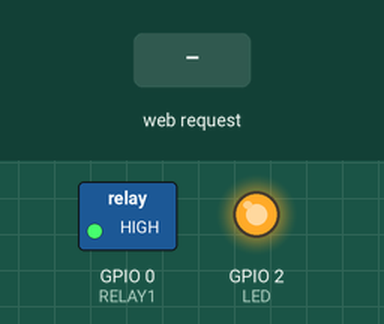
A sketch run on a simulated ESP8266 (NodeMCU). Parts: switched loads named in the sketch (green lamp = pin HIGH), output pins drawn as LEDs (lit = HIGH). The test bench sets the inputs (shaded band). WiFi joins after 1.5 s; servers stay silent unless stated; what the sketch prints to the serial monitor is not drawn.

Above: at 2.7 s.
2.8 s: HTTP request GET /ledOn received
At 3.8 s:
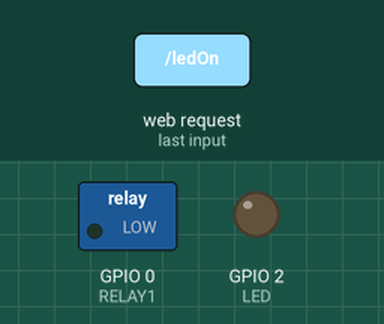
5.8 s: HTTP request GET /ledOff received
At 6.1 s:
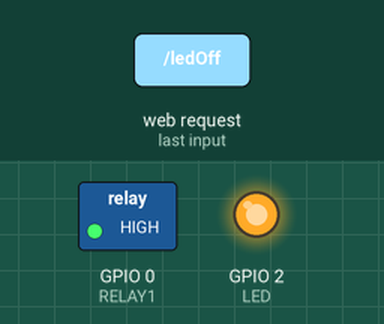
Timing chart, 0 to 8.8 s (numbered marks = the images above; inputs shaded):
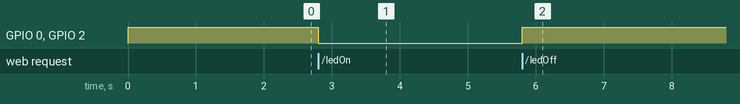

Measured:
- after the input at 2.8 s, GPIO 0 (RELAY1), GPIO 2 (LED): HIGH → LOW at once
- after the input at 5.8 s, GPIO 0 (RELAY1), GPIO 2 (LED): LOW → HIGH at once

The sketch:

wifi_nodemcu_percobaan_2.ino
```cpp
/*
 Tolong jika menggunakan source code ini cantumkan :
 di buat oleh Ogi Sinatra
 dan di Upload https://www.youtube.com/atmoproduction_id

 ESP8266 NodeMCU LED Control over WiFi

 BERLANGGANAN GRATIS di AT-MO PRODUCTION
 https://goo.gl/M28DcR
 */


#include <ESP8266WiFi.h>
#include <WiFiClient.h>

//ESP Web Server Library to host a web page
#include <ESP8266WebServer.h>

//---------------------------------------------------------------
//HTML CODE
const char MAIN_page[] PROGMEM = R"=====(
<!DOCTYPE html>
<html>
<body>
<center>
<h1>WiFi LED on off versi AT-MO PRODUCTION</h1><br>
Tekan untuk <a href="ledOn" target="myIframe">LED ON</a><br>
Tekan untuk <a href="ledOff" target="myIframe">LED OFF</a><br>
LED dalam keadaan :<iframe name="myIframe" width="100" height="25" frameBorder="0"><br>

</center>

</body>
</html>
)=====";
//---------------------------------------------------------------


//menggunakan pin GPIO2 yang terhubung langsung dengan led di nodemcu
#define LED 2
#define RELAY1 0 // pin yang di gunakan GPIO0

//SSID and Password of your WiFi router
const char* ssid = "ganti WIFI kamu"; // WAJIB DI GANTI
const char* password = "ganti pass wifi kamu"; // WAJIB DI GANTI

//Declare a global object variable from the ESP8266WebServer class.
ESP8266WebServer server(80); //Server on port 80

//===============================================================
// This routine is executed when you open its IP in browser
//===============================================================
void handleRoot() {
 Serial.println("You called root page");
 String s = MAIN_page; //Read HTML contents
 server.send(200, "text/html", s); //Send web page
}

void handleLEDon() {
 Serial.println("LED on page");
 digitalWrite(LED,LOW); //LED is connected in reverse
 digitalWrite(RELAY1,LOW);
 server.send(200, "text/html", "ON"); //Send ADC value only to client ajax request
 delay(20);
}

void handleLEDoff() {
 Serial.println("LED off page");
 digitalWrite(LED,HIGH); //LED off
 digitalWrite(RELAY1,HIGH);
 server.send(200, "text/html", "OFF"); //Send ADC value only to client ajax request
 delay(20);
}


void setup(void){
  Serial.begin(115200);

  WiFi.begin(ssid, password);       //Terhubung dengan WIFI router
  Serial.println("");

  //Onboard LED port Direction output
  pinMode(LED,OUTPUT);
  //Power on LED state off
  digitalWrite(LED,HIGH);

  pinMode(RELAY1,OUTPUT);
  digitalWrite(RELAY1,HIGH);


  // Wait for connection
  while (WiFi.status() != WL_CONNECTED) {
    delay(500);
    Serial.print(".");
  }

  //Jika berhasil maka IP address akan di tampilkan di serial monitor
  Serial.println("");
  Serial.print("Connected to ");
  Serial.println(ssid);
  Serial.print("IP address: ");
  Serial.println(WiFi.localIP());  //IP address assigned to your ESP

  server.on("/", handleRoot);      //Which routine to handle at root location. This is display page
  server.on("/ledOn", handleLEDon); //as Per  <a href="ledOn">, Subroutine to be called
  server.on("/ledOff", handleLEDoff);

  server.begin();                  //Start server
  Serial.println("HTTP server started");
}
//==============================================================
//                     LOOP
//==============================================================
void loop(void){
  server.handleClient();          //Handle client requests
}
```
